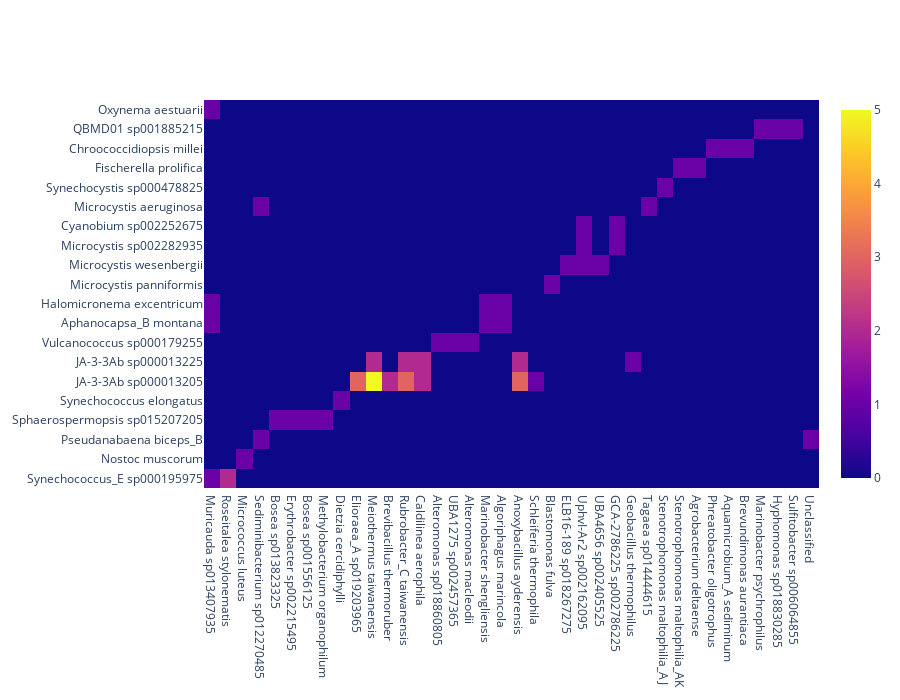

This figure's notebook cell:
### Code cell
# HeatMap for species
speciestuple = process(6)
speciesheat = HMprocess(speciestuple)
figspecies = go.Figure(data=go.Heatmap(
                   z=speciesheat[1],
                   x=speciestuple[1],
                   y=speciesheat[0],
                   hoverongaps = False))
figspecies.update_layout(height=700)
figspecies.show()

# Stats
speciespmf = calcpoisson(speciesheat[1])
sigspecies = filterbyp(speciespmf, speciesheat[0], speciestuple[1], speciesheat[1], speciesheat[2])
print(sigspecies)

### Figure 1 — Plotly figure (JSON) as saved in the notebook; plotly's stock layout.template omitted (floating-point values rounded to 4 significant figures; data arrays with more than 128 entries replaced by an {"elided": "..."} marker saying what was removed)
{"data": [{"hoverongaps": false, "type": "heatmap", "x": ["Muricauda sp013407935", "Roseitalea stylonematis", "Micrococcus luteus", "Sediminibacterium sp012270485", "Bosea sp013823325", "Erythrobacter sp002215495", "Bosea sp001556125", "Methylobacterium organophilum", "Dietzia cercidiphylli", "Elioraea_A sp019203965", "Meiothermus taiwanensis", "Brevibacillus thermoruber", "Rubrobacter_C taiwanensis", "Caldilinea aerophila", "Alteromonas sp018860805", "UBA1275 sp002457365", "Alteromonas macleodii", "Marinobacter shengliensis", "Algoriphagus marincola", "Anoxybacillus ayderensis", "Schleiferia thermophila", "Blastomonas fulva", "ELB16-189 sp018267275", "UphvI-Ar2 sp002162095", "UBA4656 sp002405525", "GCA-2786225 sp002786225", "Geobacillus thermophilus", "Tagaea sp014444615", "Stenotrophomonas maltophilia_AJ", "Stenotrophomonas maltophilia_AK", "Agrobacterium deltaense", "Phreatobacter oligotrophus", "Aquamicrobium_A sediminum", "Brevundimonas aurantiaca", "Marinobacter psychrophilus", "Hyphomonas sp018830285", "Sulfitobacter sp006064855", "Unclassified"], "y": ["Synechococcus_E sp000195975", "Nostoc muscorum", "Pseudanabaena biceps_B", "Sphaerospermopsis sp015207205", "Synechococcus elongatus", "JA-3-3Ab sp000013205", "JA-3-3Ab sp000013225", "Vulcanococcus sp000179255", "Aphanocapsa_B montana", "Halomicronema excentricum", "Microcystis panniformis", "Microcystis wesenbergii", "Microcystis sp002282935", "Cyanobium sp002252675", "Microcystis aeruginosa", "Synechocystis sp000478825", "Fischerella prolifica", "Chroococcidiopsis millei", "QBMD01 sp001885215", "Oxynema aestuarii"], "z": {"elided": "20x38 int values"}}], "layout": {"height": 700}}
